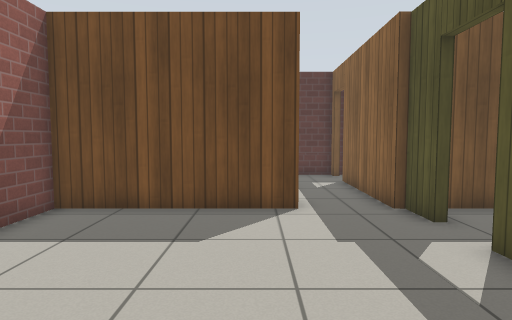
View 1 (above)

18 first-person views from a walk through a Gazebo world. The camera is 0.94 m above the floor, tilts 4° down and sees 75° across. The floor is counted in squares, 0.5 m on a side. Each view is taken from the middle of a square. On the plan, view 1 faces up. The plan holds only what a view shows up to about 17 squares ahead; the rest is blank. Simple patterns stand in for the simulator's built-in surfaces.

View 2
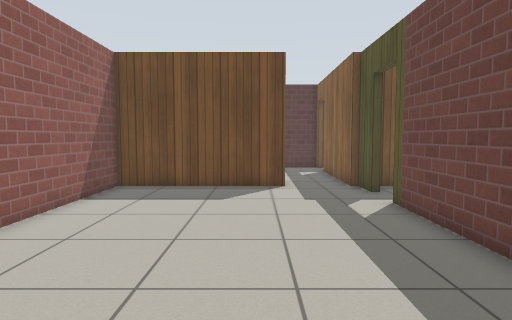

View 3
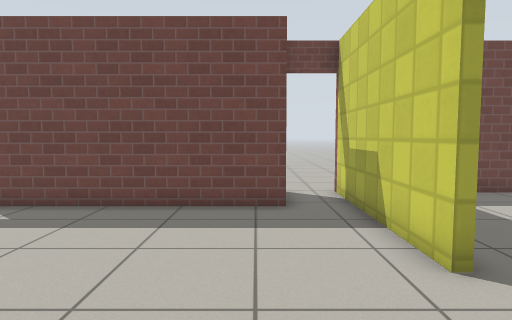

View 4
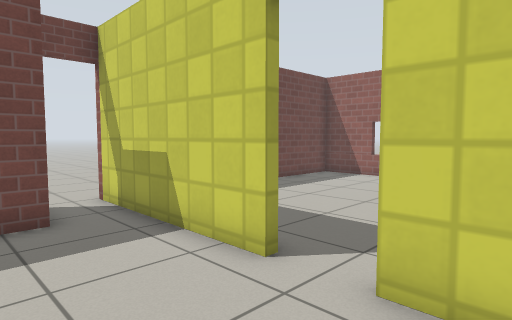

View 5
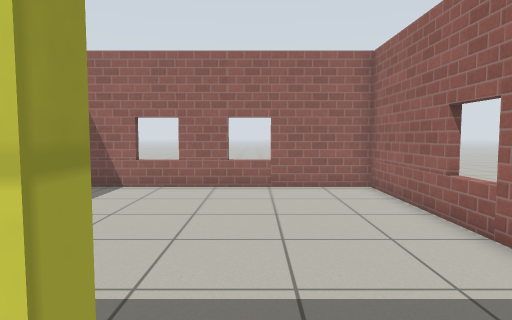

View 6
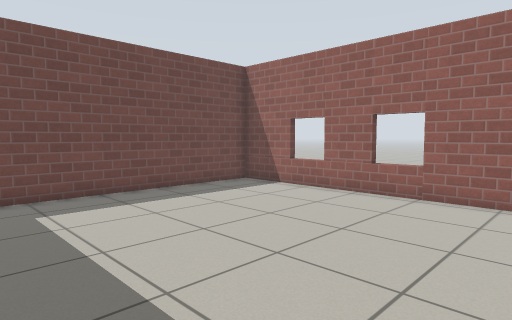

View 7
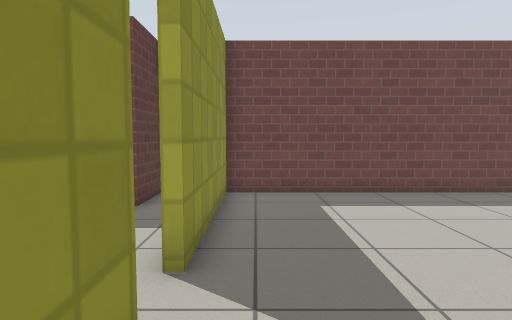

View 8
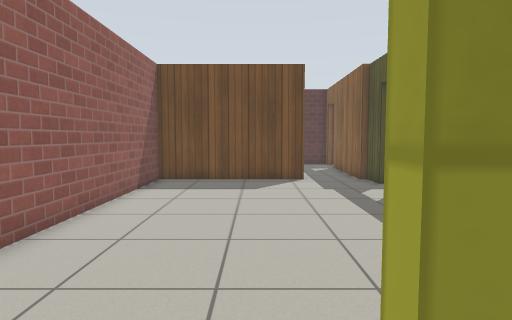

View 9
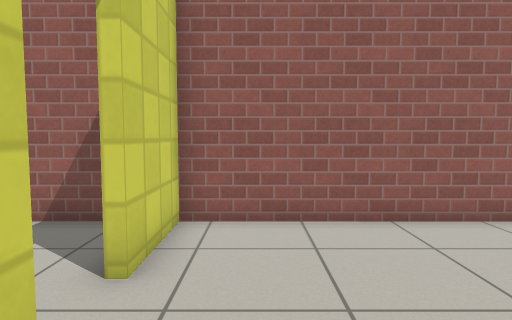

View 10
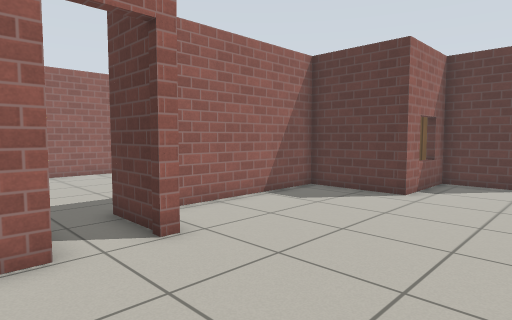

View 11
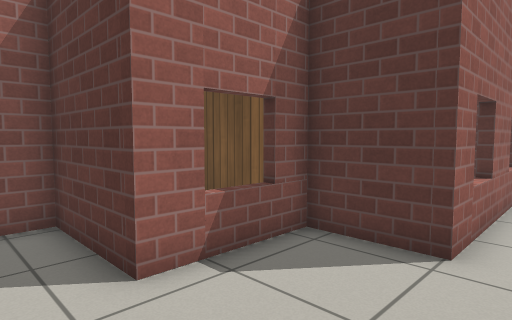

View 12
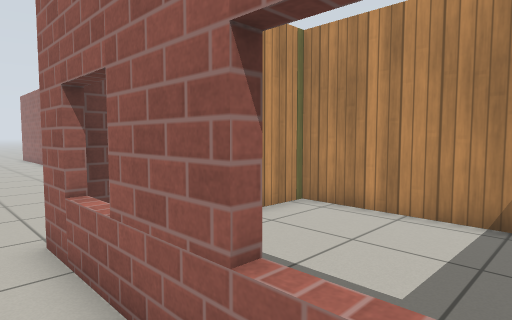

View 13
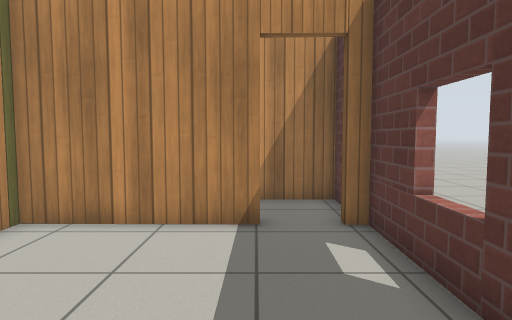

View 14
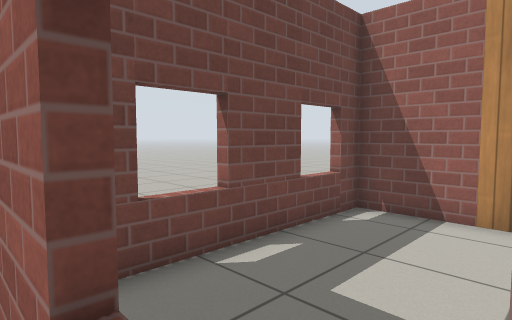

View 15
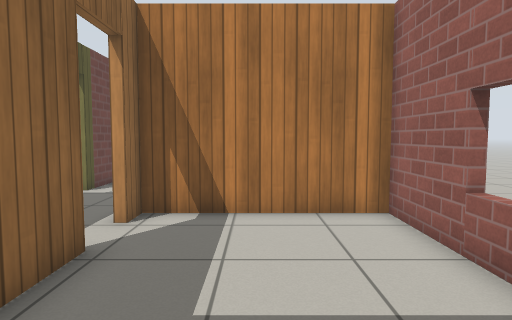

View 16
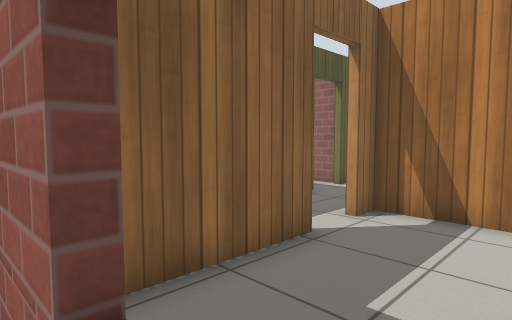

View 17
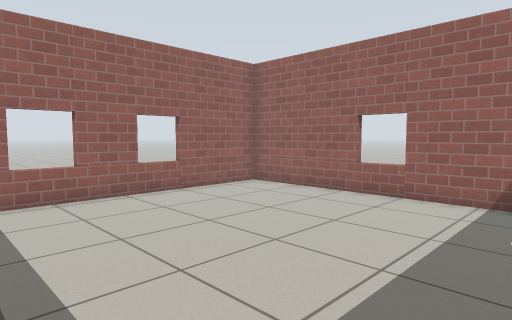

View 18
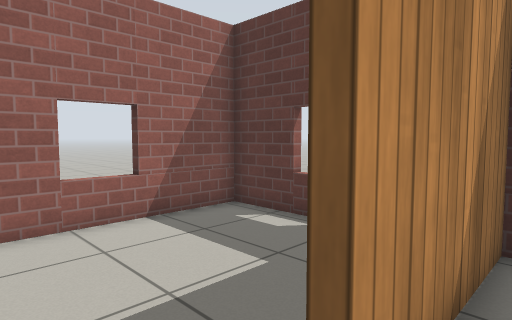

### Floor plan
Ten units are one square. View 1 is at (0, 0); x grows to the right and y downward. Boxes are objects, and circles mark ways between rooms. Rooms are numbered by the first view taken in them; rooms with no view inside come last. Other rooms are left out.
<svg viewBox="-62 -173 173 342">
<path fill="none" stroke="#000" d="M11 -86 -53 -86 -53 47 -23 47M39 -71 39 -86M36 -86 37 -141M-5 47 64 47M64 28 39 28 39 -55M37 -164 11 -165 11 -116M-23 50 -38 50M-53 64 -53 164 61 164 61 50 -5 50M64 25 64 28M64 47 64 54M106 -142 106 -86 79 -86 79 -49 42 -49 42 13M76 -163 76 -166 95 -166M60 -168 60 -163M-15 -166 1 -166M-31 -167 -31 -162M8 -116 8 -155M-52 -135 -57 -135M-57 -119 -52 -119M-25 -165 -53 -166 -53 -89 8 -89 8 -99M40 -141 39 -86M93 -163 40 -164M39 -89 103 -89 103 -154"/>
<circle cx="-15" cy="50" r="3" fill="#2a7"/>
<circle cx="60" cy="35" r="3" fill="#2a7"/>
<circle cx="10" cy="-105" r="3" fill="#2a7"/>
<circle cx="40" cy="-150" r="3" fill="#2a7"/>
<text x="-10" y="-30">1</text>
<text x="0" y="110">2</text>
<text x="80" y="0">3</text>
<text x="-20" y="-120">4</text>
<text x="70" y="-130">5</text>
</svg>
Room 1 opens to room 2. Room 1 opens to room 3. Room 1 opens to room 4. Room 1 opens to room 5.

Where each view was taken, in squares from view 1:
view 1: 0 up, 0 right, facing up
view 2: 4 down, 0 right, facing up
view 3: 2 down, 5 left, facing right
view 4: 1 down, 4 left, facing down-right
view 5: 4 down, 1 left, facing down
view 6: 6 down, 5 left, facing down-right
view 7: 6 down, 5 left, facing right
view 8: 6 down, 1 left, facing up
view 9: 3 down, 2 right, facing left
view 10: 6 down, 12 right, facing up-left
view 11: 3 up, 12 right, facing up-left
view 12: 15 up, 12 right, facing down-left
view 13: 14 up, 11 right, facing left
view 14: 17 up, 6 right, facing down-right
view 15: 17 up, 2 left, facing down
view 16: 17 up, 3 left, facing down-right
view 17: 6 down, 5 right, facing down-left
view 18: 10 up, 2 right, facing up-left
